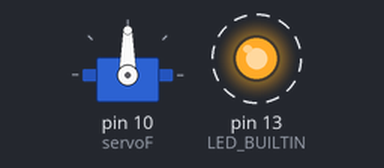
Simulated run of this sketch. Board: Arduino Uno, built with avr-gcc and run on an emulated ATmega328P. Parts: servo, output pins drawn as LEDs (lit = HIGH). Dashed ring = blinking. What the sketch prints to the serial monitor is not drawn.

Above: at 0.2 s.
Timing chart, 0 to 3.0 s (numbered marks = the images above):
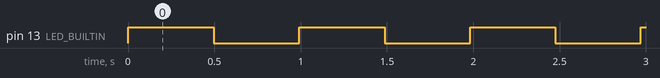

The sketch:

PT_Util-MotorHelper_1.0.1.ino
```cpp
//PT_Util-MotorHelperRunner
#include "System.h"
#include "PT_Util_MotorHelper3.h"
#include "Servo.h"

System miniC("Mini_C");

//ServoPos servoF(10);
//ServoPos servoG(11);
Servo servoF;

void setup() {
    // Initialization code here
    Serial.begin(9600);

    miniC.begin();
    miniC.print("System Started!");

    servoF.attach(10);

    servoF.write(90);

}

void loop() {
  /*miniC.print("A");
  servoF.move(90);
    //delay(500);
  miniC.print("B");
  servoF.move(90);
    //delay(500);*/
}
/*
//PT_Util-MotorHelperRunner
#include "System.h"
//#include "PT_Util_MotorHelper3.h"

System miniA("Mini_C");

//ServoPos servoF(10);
//ServoPos servoG(11);

void setup() {
    // Initialization code here
    Serial.begin(9600);

    miniA.begin();
    miniA.print("System Started!");
}

void loop() {
  //servoF.move(45);
  //servoG.move(45);
  delay(2000);
  //servoF.move(135);
  //servoG.move(135);
  delay(2000);
}*/
```

PT_Util_MotorHelper3.h
```cpp
#include <Arduino_FreeRTOS.h>
#include <Servo.h>

class Motor {
//public:

};

class ServoPos : public Motor {
private:
    Servo servoMotor;
    int servoPin;

public:
    ServoPos(int pin) : servoPin(pin) {
      servoMotor.attach(servoPin);
    }

    void move(int targetPosition) {
      servoMotor.write(targetPosition);
    }
};
```

System.h
```cpp
// System.h
#pragma once

#include <Arduino.h>
#include <Arduino_FreeRTOS.h>

class System {
private:
    String boardName;

public:
    System(String name) : boardName(name) {}

    void begin() {
        xTaskCreate(blinkTask, "BlinkTask", 128, NULL, 1, &blinkTaskHandle);
    }

    void print(String text) {
      Serial.println(boardName + ":\t" + text);
    }

private:
    static TaskHandle_t blinkTaskHandle;
    static void blinkTask(void *pvParameters) {
        (void) pvParameters;
        int blinkDelay = 500;

        pinMode(LED_BUILTIN, OUTPUT);

        while (true) {
            digitalWrite(LED_BUILTIN, HIGH);   // Turn on the LED
            vTaskDelay(pdMS_TO_TICKS(blinkDelay));   // Delay for 1000ms
            digitalWrite(LED_BUILTIN, LOW);    // Turn off the LED
            vTaskDelay(pdMS_TO_TICKS(blinkDelay));   // Delay for 1000ms
        }
    }
};

TaskHandle_t System::blinkTaskHandle = NULL;
```

Measured:
- by itself, pin 13 (LED_BUILTIN): alternates HIGH for 0.50 s and LOW for 0.50 s
